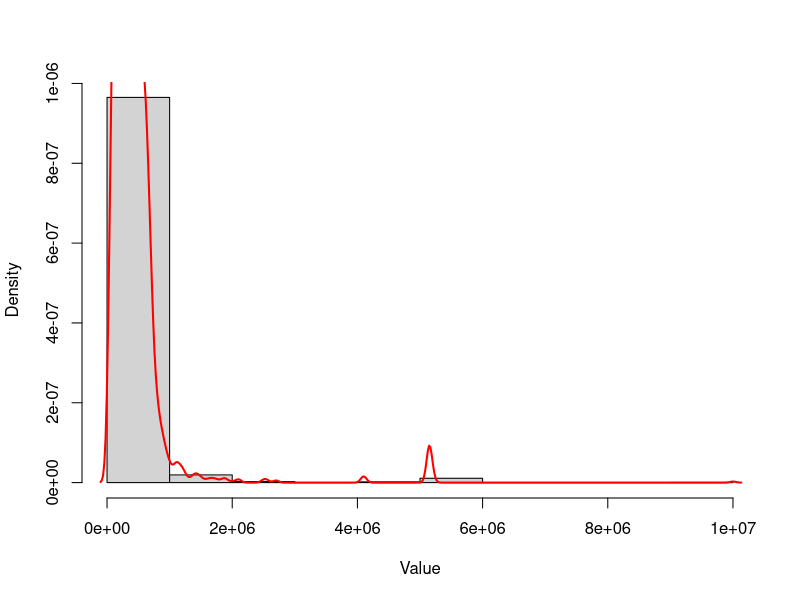
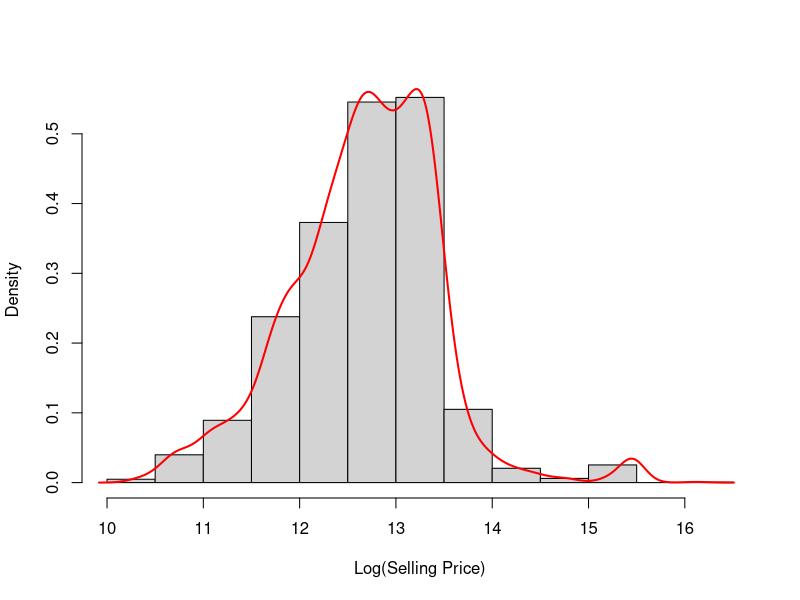
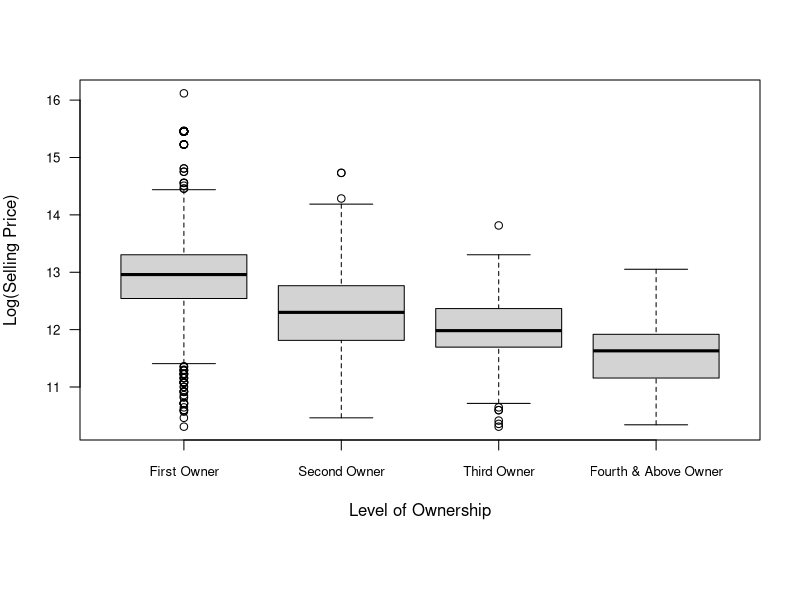
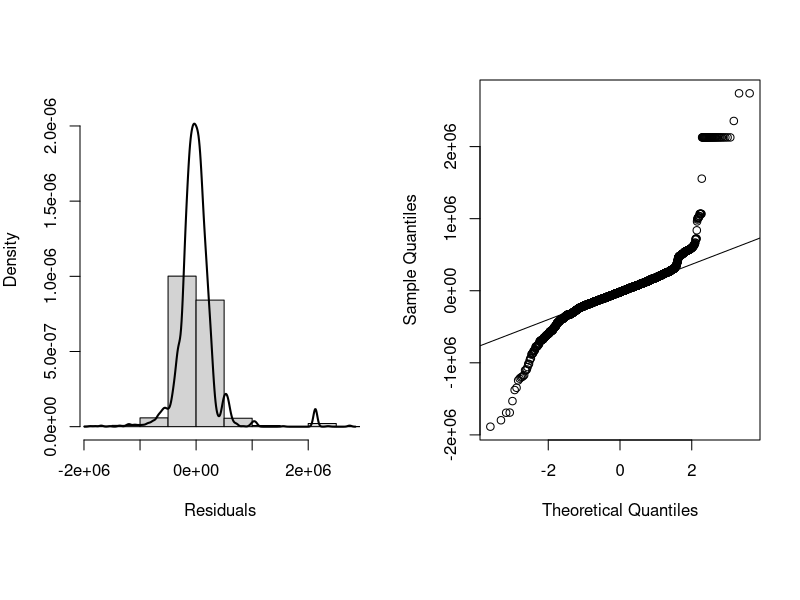
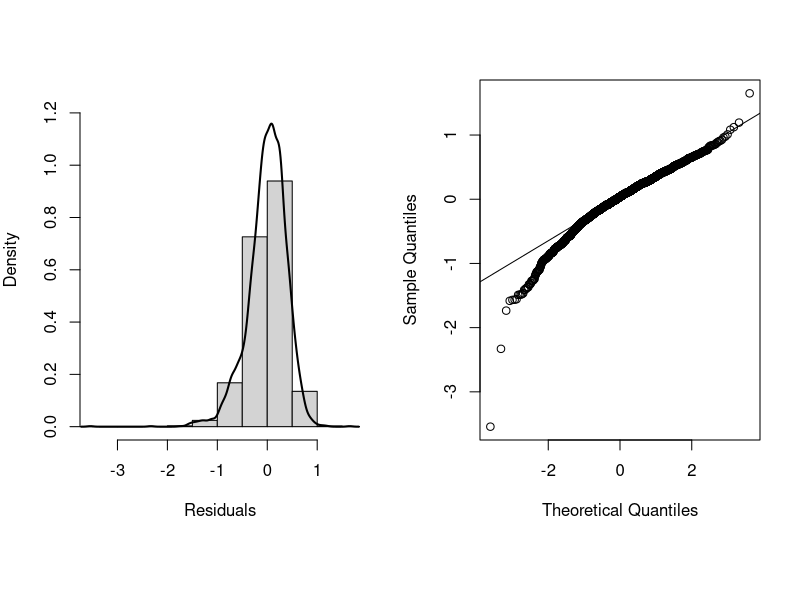
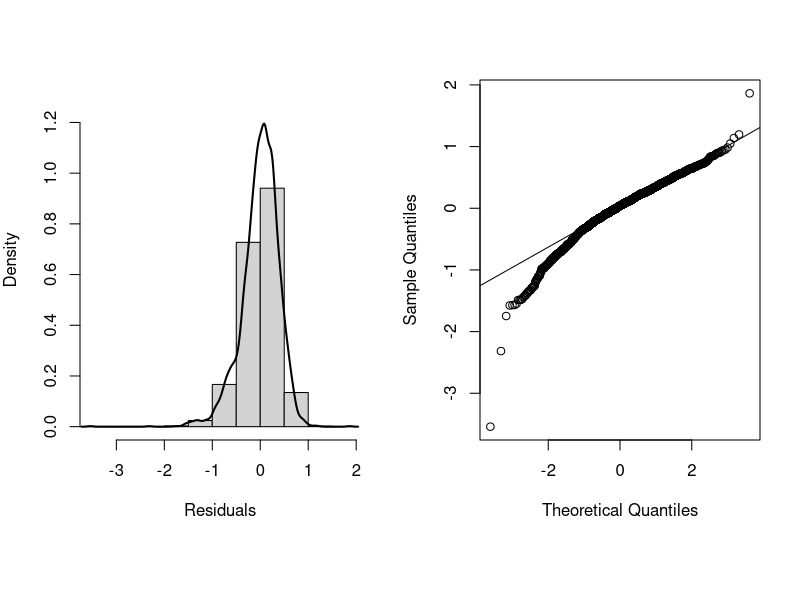
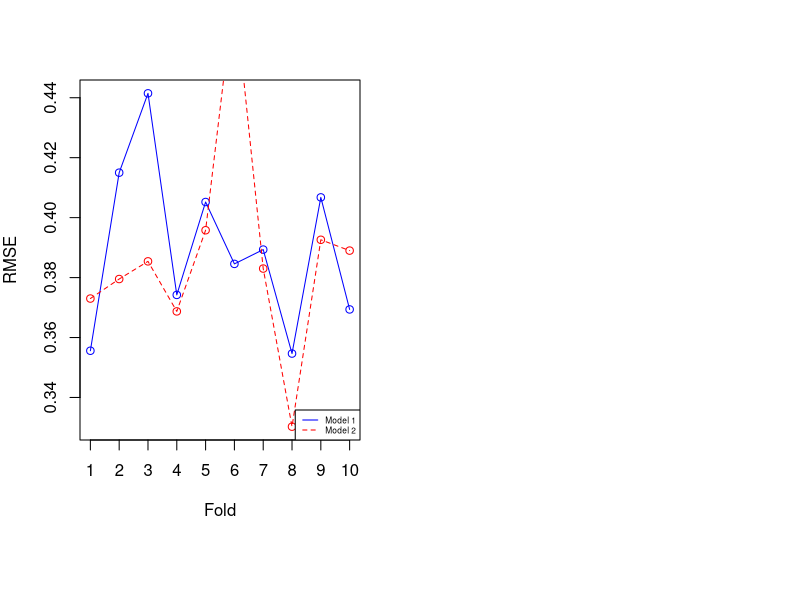

Write R code to recreate these figures, in order.
## ---- chunk 1
# all library load statements here
library(caret)
library(knitr)
r.version <- "4.3.2"
seed.val <- 123456
## ---- chunk 2
data.df <- read.csv("dataset3.csv")
data.df <- na.omit(data.df)
data.df$transmission <- factor(data.df$transmission)
data.df$owner <- factor(data.df$owner)
data.df$seller_type <- factor(data.df$seller_type)
## ---- chunk 3
label = c("First Owner","Second Owner", "Third Owner","Fourth & Above Owner")
count = c("2204","801","233","76")
owner.tbl <- cbind(label,count)
kable(owner.tbl, caption = "Owner Comparison")
## ---- chunk 4
hist(data.df$selling_price, freq = FALSE, main = "", xlab = "Value",ylab = "Density")

lines(density(data.df$selling_price),col = "red",lwd=2)
## ---- chunk 5
# table of descriptive stats for the overall life expectancy
Statistics <- c("Min", "Mean","Median","StdDev","Max")
mn<-min(data.df$selling_price)
mx<-max(data.df$selling_price)
avg<-round(mean(data.df$selling_price), 2)
md<-median(data.df$selling_price)
std<-round(sd(data.df$selling_price), 2)
Value <- c(mn,avg,md,std,mx)
st.tbl <- cbind(Statistics, Value)
kable(st.tbl, caption="Overall Selling Price Descriptive Stats")
## ---- chunk 6

hist(log(data.df$selling_price), freq = FALSE, main = "", xlab = "Log(Selling Price)",ylab = "Density")

lines(density(log(data.df$selling_price)),col = "red",lwd=2)
## ---- chunk 7
data.df$owner <- trimws(data.df$owner)  # remove any stray spaces

data.df$owner <- factor(data.df$owner,levels = c("First Owner", "Second Owner", "Third Owner", "Fourth & Above Owner"))

par(mar = c(8,4,4,2))
boxplot(log(selling_price)~owner,data = data.df,main="",ylab = "Log(Selling Price)", xlab = "Level of Ownership", las=1,cex.axis=0.8)

## ---- chunk 8
first.df  <- subset(data.df, owner == "First Owner")
second.df <- subset(data.df, owner == "Second Owner")
third.df  <- subset(data.df, owner == "Third Owner")
fourth.df <- subset(data.df, owner == "Fourth & Above Owner")

## ---- chunk 9
# table of descriptive stats for the overall life expectancy
statistics <- c("Min", "Mean","Median","StdDev","Max")
#developed
data1<-first.df$selling_price
mn1<-min(data1)
mx1<-max(data1)
avg1<-round(mean(data1), 2)
md1<-median(data1)
std1<-round(sd(data1), 2)
first <- c(mn1,avg1,md1,std1,mx1)
#developing
data2<-second.df$selling_price
mn2<-min(data2)
mx2<-max(data2)
avg2<-round(mean(data2), 2)
md2<-median(data2)
std2<-round(sd(data2), 2)
second <- c(mn2,avg2,md2,std2,mx2)

data3<-third.df$selling_price
mn3<-min(data3)
mx3<-max(data3)
avg3<-round(mean(data3), 2)
md3<-median(data3)
std3<-round(sd(data3), 2)
third <- c(mn3,avg3,md3,std3,mx3)

data4<-fourth.df$selling_price
mn4<-min(data4)
mx4<-max(data4)
avg4<-round(mean(data4), 2)
md4<-median(data4)
std4<-round(sd(data4), 2)
fourth <- c(mn4,avg4,md4,std4,mx4)

tble.df<- data.frame(statistics, first, second, third, fourth)
kable(tble.df, caption="Selling Price per Status Descriptive Stats")

## ---- chunk 10
anova_result <- aov(log(selling_price)~owner,data = data.df)
TukeyHSD(anova_result)
## ---- chunk 11
fit.all <- lm(selling_price ~ km_driven+seller_type+transmission+owner+mileage+engine+max_power+seats, data = data.df)
vals <- coef(summary(fit.all))
colnames(vals)[4] <- "p value"
vals <- round(vals, 4)
kable(vals)
## ---- chunk 12
par(mfrow=c(1,2))
hist(fit.all$residuals, freq = FALSE, main = "", xlab = "Residuals", xlim = range(fit.all$residuals), ylim = c(0, max(density(fit.all$residuals)$y) * 1.1))
lines(density(fit.all$residuals), lwd = 2)


qqnorm(y=fit.all$residuals, main = "")
qqline(y=fit.all$residuals, datax = FALSE)
## ---- chunk 13
fit.log <- lm(log(selling_price) ~ log(km_driven) +seller_type+transmission+owner+mileage+engine+max_power+seats, data = data.df)
vals <- coef(summary(fit.log))
colnames(vals)[4] <- "p value"
vals <- round(vals, 4)
kable(vals)
## ---- chunk 14
par(mfrow=c(1,2))
hist(fit.log$residuals, freq = FALSE, main = "", xlab = "Residuals", xlim = range(fit.log$residuals), ylim = c(0, max(density(fit.log$residuals)$y) * 1.1))
lines(density(fit.log$residuals), lwd = 2)

qqnorm(y=fit.log$residuals, main = "")
qqline(y=fit.log$residuals, datax = FALSE)
## ---- chunk 15
fit.new <- lm(log(selling_price) ~ log(km_driven) * owner + seller_type + transmission + engine + max_power + mileage + seats, data = data.df)
new.vals <- coef(summary(fit.new))
colnames(new.vals)[4] <- "p value"
new.vals <- round(new.vals, 4)
kable(new.vals)
## ---- chunk 16
par(mfrow=c(1,2))
hist(fit.new$residuals, freq = FALSE, main = "", xlab = "Residuals", xlim = range(fit.new$residuals), ylim = c(0, max(density(fit.new$residuals)$y) * 1.1))
lines(density(fit.new$residuals), lwd = 2)


qqnorm(y=fit.new$residuals, main = "")
qqline(y=fit.new$residuals, datax = FALSE)
## ---- chunk 17
train.control <- trainControl(method = "cv", number = 10, p = 0.80) 
RNGversion(r.version)
set.seed(seed.val)

all.train <- train(log(selling_price) ~ log(km_driven)+seller_type+transmission+owner+mileage+engine+max_power+seats, data = data.df, method = "lm", trControl = train.control)
new.train <- train(log(selling_price) ~ log(km_driven)*owner +seller_type+transmission+mileage+engine+max_power+seats, data = data.df, method = "lm", trControl = train.control)
## ---- chunk 18
num.folds <- 10
rmse.all <- all.train$resample$RMSE
rmse.new <- new.train$resample$RMSE
plot(rmse.all, xlab = "Fold", xaxp = c(1, num.folds, num.folds-1), ylab = "RMSE", ylim=c(min(rmse.new), max(rmse.all)), col = "blue")
lines(rmse.all, col = "blue")
points(rmse.new, col="red")
lines(rmse.new, col = "red",lty = 2)
legend("bottomright", legend=c("Model 1", "Model 2"), col=c("blue", "red"), lty=1:2, cex=0.5)
## ---- chunk 19
label <- c("Model 1", "Model 2")
avg.rmse.all<-round(mean(rmse.all),2)
avg.rmse.new<-round(mean(rmse.new),2)
rmse <- c(avg.rmse.all, avg.rmse.new)
imb.tbl <- cbind(label, rmse)
kable(imb.tbl, caption="Mean RMSE for Models 1 and 2.")
